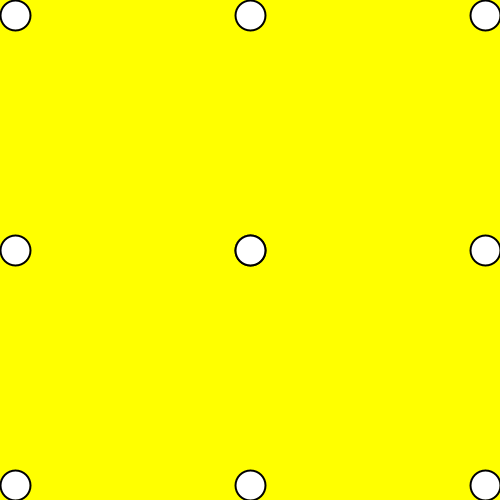
Frame 1 (no input)
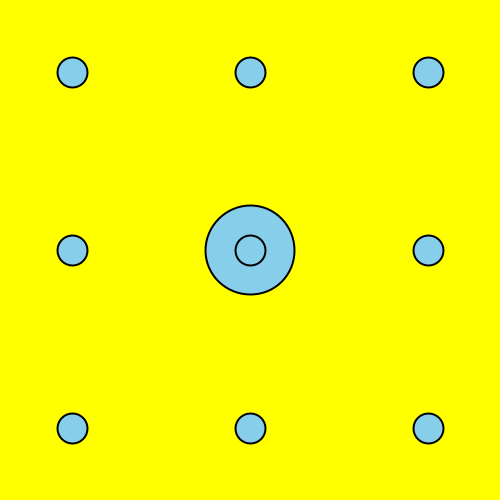
Frame 60 (the mouse pressed at the canvas centre just before this capture)
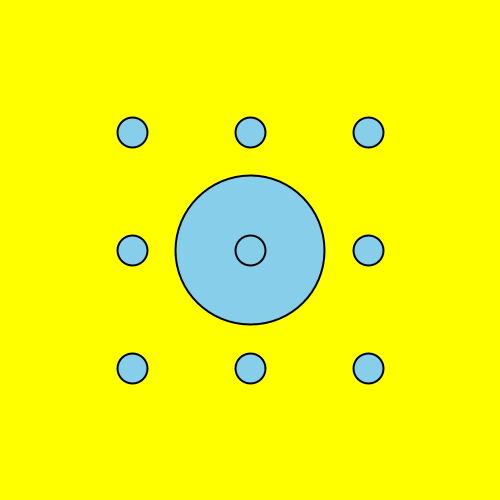
Frame 120 (the mouse held since frame 60 and released just before this capture)

The Processing sketch that drew these frames (run headless with seeded random() and noise(); from frame 60 on, the mouse is pressed at the canvas centre):

// Processing sketch: processing_70354
// ── processing_70354.pde

//Simon L, Functions and Animation, CP1 Mod 14-15

int a = 0;
int b = 1;
float c = 0;
float d = 1;

void setup()
{
  size(500,500);
  strokeWeight(2);
}

void draw()
{
  background(255,255,0);
  circle();
  ball();
}
void ball()
{
  ellipse(15 + a,15 + a,30,30);
  ellipse(485 - a,485 - a,30,30);
  ellipse(485 - a,15 + a,30,30);
  ellipse(15 + a,485 - a,30,30);
  ellipse(15 + a, 250,30,30);
  ellipse(485 - a,250,30,30);
  ellipse(250,15 + a,30,30);
  ellipse(250,485 - a,30,30);
  ellipse(250,250,30,30);
  a = a - b;
  if(a < 15)
  {
  fill(135,206,235);
  b = -1;
  }
  if(a > 250)
  {
  fill(255,192,203);
  b = 1;
  }
}
void circle()
{
  ellipse(250,250,30+c,30+c);
  c = c + d;
  if(c < 0)
  {
  fill(147,112,219);
  d = 1.5;
  }
  if(c > 470)
  {
  fill(0,255,0);
  d = -1.5;
  }
}
